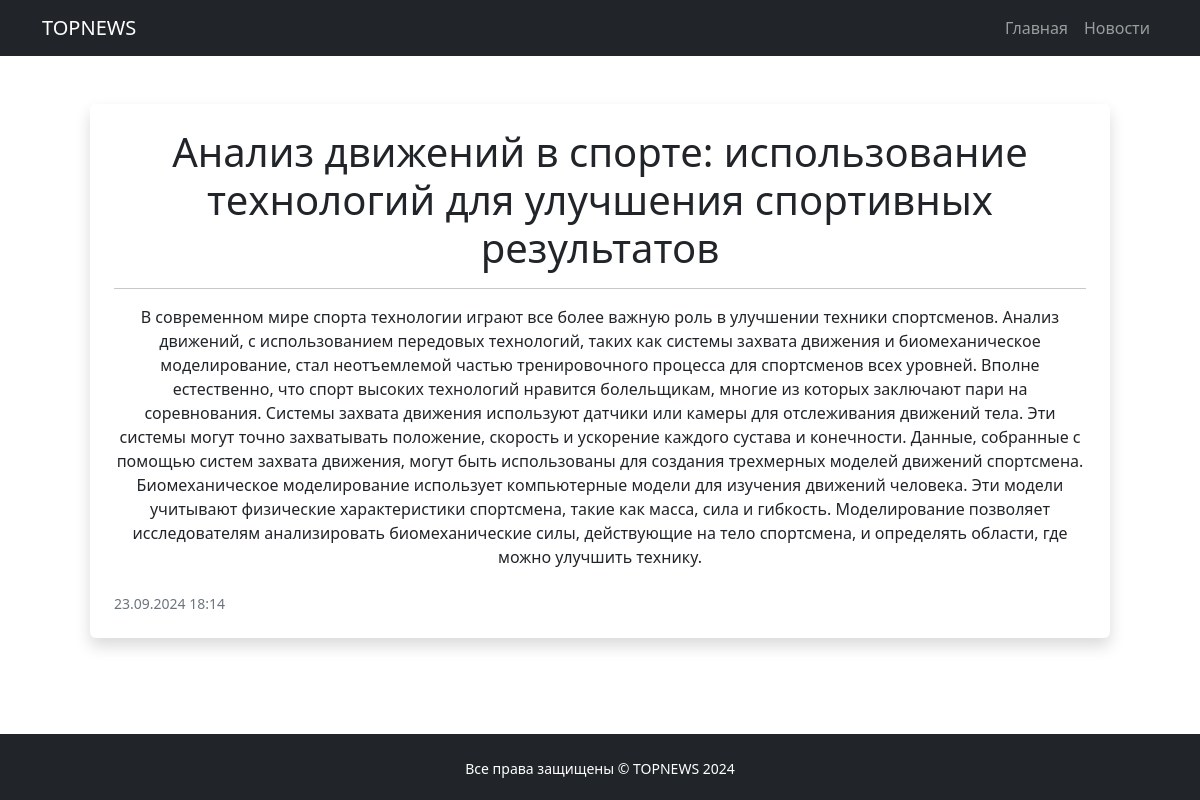
Screenshot of /news/3 with the database file from the repository.
### news_portal/models.py (models this page shows, shortened)
class Post(models.Model):
    author = models.ForeignKey(Author, on_delete = models.CASCADE)
    content_type = models.CharField(max_length = 1, choices = CONTENT_TYPES, default = article)
    creation_date = models.DateTimeField(auto_now_add = True)
    category = models.ManyToManyField(Category, through = 'PostCategory')
    title = models.CharField(max_length = 255)
    text = models.TextField()
    rating = models.FloatField(default = 0)

### news_portal/views.py (the view)
# urls.py: path('<int:pk>', PostDetail.as_view()),
class PostDetail(DetailView):
    model = Post
    template_name = 'post.html'
    context_object_name = 'post'

### news_portal/templatetags/custom_filters.py (called while the page is built)
@register.filter()
def censor(text):
    if isinstance(text, str):
        for word in bad_words:
            text = text.replace(word, word[0] + '*' * (len(word) - 1))
        return text
    else:
        raise TypeError("Фильтр censor() должен получить строку.")

### templates/post.html (shortened to what this page needs)
{% extends 'flatpages/default.html' %}
{% load custom_filters %}
{% block content %}
    <div class="container px-5 my-5">
        <div class="row gx-5">
            <div class="col-12 mb-5">
                <div class="card h-100 shadow border-0">
                    <div class="card-body p-4">
                        <a class="text-decoration-none link-dark stretched-link" href="/news/{{ post.id }}">
                            <h1 class="card-title mb-3">{{ post.title|censor }}</h1>
                            <hr>
                        </a>
                        <p class="card-text mb-0">{{ post.text|censor }}</p>
                    </div>
                    <div class="card-footer p-4 pt-0 bg-transparent border-top-0">
                        <div class="d-flex align-items-end justify-content-between">
                            <div class="d-flex align-items-center">
                                <div class="small">
                                    <div class="text-muted">{{ post.creation_date|date:"d.m.Y H:i" }}</div>
                                </div>
                            </div>
                        </div>
                    </div>
                </div>
            </div>
        </div>
    </div>
{% endblock content %}

### rows the page displays
Post: title|censor "Анализ движений в спорте: использование технологий для улучшения спортивных результатов", text|censor "В современном мире спорта технологии играют все более важную роль в улучшении техники спортсменов. Анализ движений, с использованием передовых технологий, таких как системы захвата движения и биомеханическое моделирование, стал неотъемлемой частью тренировочного процесса для спортсменов всех уровней. Вполне естественно, что спорт высоких технологий нравится болельщикам, многие из которых заключают пари на соревнования. Системы захвата движения используют датчики или камеры для отслеживания движений тела. Эти системы могут точно захватывать положение, скорость и ускорение каждого сустава и конечности. Данные, собранные с помощью систем захвата движения, могут быть использованы для создания…", creation_date "23.09.2024 18:14"
